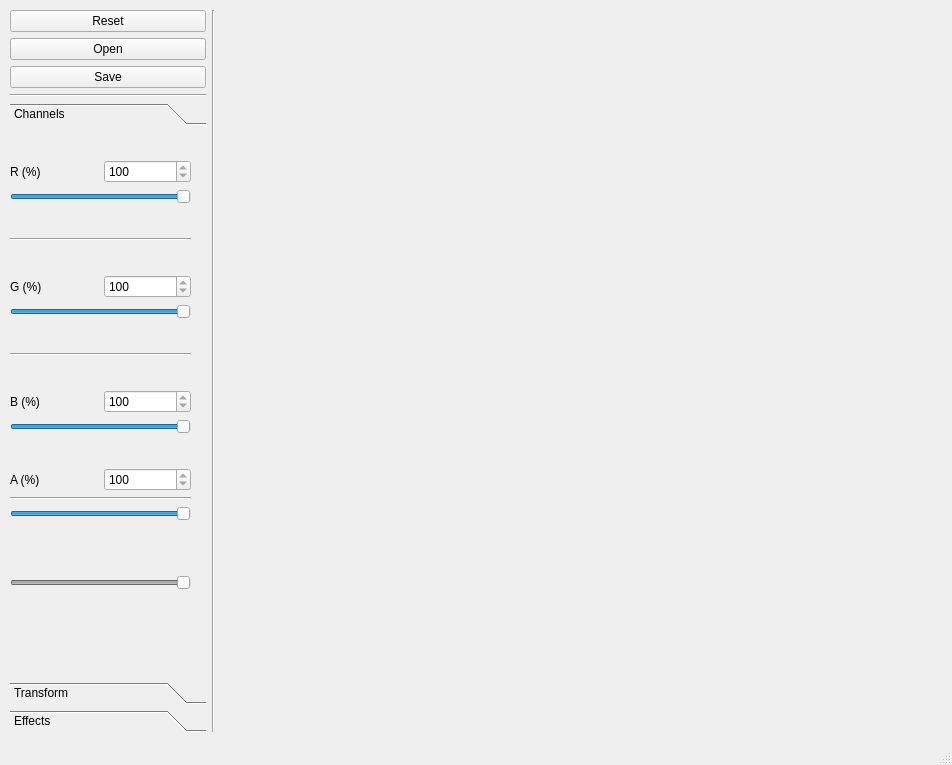
<?xml version="1.0" encoding="UTF-8"?>
<ui version="4.0">
 <class>MainWindow</class>
 <widget class="QMainWindow" name="MainWindow">
  <property name="enabled">
   <bool>true</bool>
  </property>
  <property name="geometry">
   <rect>
    <x>0</x>
    <y>0</y>
    <width>952</width>
    <height>765</height>
   </rect>
  </property>
  <property name="sizePolicy">
   <sizepolicy hsizetype="Fixed" vsizetype="Fixed">
    <horstretch>0</horstretch>
    <verstretch>0</verstretch>
   </sizepolicy>
  </property>
  <property name="minimumSize">
   <size>
    <width>100</width>
    <height>100</height>
   </size>
  </property>
  <property name="maximumSize">
   <size>
    <width>9999</width>
    <height>9999</height>
   </size>
  </property>
  <property name="windowTitle">
   <string>Image Editor 7.8</string>
  </property>
  <widget class="QWidget" name="centralwidget">
   <property name="enabled">
    <bool>true</bool>
   </property>
   <widget class="QWidget" name="layoutWidget">
    <property name="geometry">
     <rect>
      <x>10</x>
      <y>10</y>
      <width>931</width>
      <height>722</height>
     </rect>
    </property>
    <layout class="QHBoxLayout" name="horizontalLayout">
     <item>
      <layout class="QVBoxLayout" name="Menu">
       <item>
        <layout class="QVBoxLayout" name="vlf">
         <item>
          <widget class="QPushButton" name="resetButton">
           <property name="font">
            <font>
             <weight>50</weight>
             <bold>false</bold>
            </font>
           </property>
           <property name="text">
            <string>Reset</string>
           </property>
          </widget>
         </item>
         <item>
          <widget class="QPushButton" name="openButton">
           <property name="text">
            <string>Open</string>
           </property>
          </widget>
         </item>
         <item>
          <widget class="QPushButton" name="saveButton">
           <property name="text">
            <string>Save</string>
           </property>
          </widget>
         </item>
        </layout>
       </item>
       <item>
        <widget class="Line" name="line">
         <property name="orientation">
          <enum>Qt::Horizontal</enum>
         </property>
        </widget>
       </item>
       <item>
        <widget class="QToolBox" name="Tools">
         <property name="font">
          <font>
           <weight>50</weight>
           <italic>false</italic>
           <bold>false</bold>
           <underline>false</underline>
           <strikeout>false</strikeout>
           <kerning>true</kerning>
          </font>
         </property>
         <widget class="QWidget" name="Channels">
          <property name="geometry">
           <rect>
            <x>0</x>
            <y>0</y>
            <width>182</width>
            <height>491</height>
           </rect>
          </property>
          <attribute name="label">
           <string>Channels</string>
          </attribute>
          <widget class="QWidget" name="layoutWidget">
           <property name="geometry">
            <rect>
             <x>0</x>
             <y>1</y>
             <width>181</width>
             <height>491</height>
            </rect>
           </property>
           <layout class="QVBoxLayout" name="verticalLayout">
            <item>
             <layout class="QVBoxLayout" name="R">
              <item>
               <layout class="QHBoxLayout" name="rin">
                <item>
                 <widget class="QLabel" name="r">
                  <property name="text">
                   <string>R (%)</string>
                  </property>
                 </widget>
                </item>
                <item>
                 <widget class="QSpinBox" name="rValue">
                  <property name="readOnly">
                   <bool>true</bool>
                  </property>
                  <property name="maximum">
                   <number>100</number>
                  </property>
                  <property name="value">
                   <number>100</number>
                  </property>
                 </widget>
                </item>
               </layout>
              </item>
              <item>
               <widget class="QSlider" name="rChange">
                <property name="maximum">
                 <number>100</number>
                </property>
                <property name="value">
                 <number>100</number>
                </property>
                <property name="orientation">
                 <enum>Qt::Horizontal</enum>
                </property>
               </widget>
              </item>
             </layout>
            </item>
            <item>
             <widget class="Line" name="line_2">
              <property name="orientation">
               <enum>Qt::Horizontal</enum>
              </property>
             </widget>
            </item>
            <item>
             <layout class="QVBoxLayout" name="G">
              <item>
               <layout class="QHBoxLayout" name="gin">
                <item>
                 <widget class="QLabel" name="g">
                  <property name="text">
                   <string>G (%)</string>
                  </property>
                 </widget>
                </item>
                <item>
                 <widget class="QSpinBox" name="gValue">
                  <property name="readOnly">
                   <bool>true</bool>
                  </property>
                  <property name="maximum">
                   <number>100</number>
                  </property>
                  <property name="value">
                   <number>100</number>
                  </property>
                 </widget>
                </item>
               </layout>
              </item>
              <item>
               <widget class="QSlider" name="gChange">
                <property name="maximum">
                 <number>100</number>
                </property>
                <property name="value">
                 <number>100</number>
                </property>
                <property name="orientation">
                 <enum>Qt::Horizontal</enum>
                </property>
               </widget>
              </item>
             </layout>
            </item>
            <item>
             <widget class="Line" name="line_3">
              <property name="orientation">
               <enum>Qt::Horizontal</enum>
              </property>
             </widget>
            </item>
            <item>
             <layout class="QVBoxLayout" name="B">
              <item>
               <layout class="QHBoxLayout" name="bin">
                <item>
                 <widget class="QLabel" name="b">
                  <property name="text">
                   <string>B (%)</string>
                  </property>
                 </widget>
                </item>
                <item>
                 <widget class="QSpinBox" name="bValue">
                  <property name="readOnly">
                   <bool>true</bool>
                  </property>
                  <property name="accelerated">
                   <bool>false</bool>
                  </property>
                  <property name="maximum">
                   <number>100</number>
                  </property>
                  <property name="value">
                   <number>100</number>
                  </property>
                 </widget>
                </item>
               </layout>
              </item>
              <item>
               <widget class="QSlider" name="bChange">
                <property name="maximum">
                 <number>100</number>
                </property>
                <property name="value">
                 <number>100</number>
                </property>
                <property name="orientation">
                 <enum>Qt::Horizontal</enum>
                </property>
               </widget>
              </item>
             </layout>
            </item>
            <item>
             <layout class="QVBoxLayout" name="Alpha">
              <item>
               <layout class="QHBoxLayout" name="ain">
                <item>
                 <widget class="QLabel" name="al">
                  <property name="text">
                   <string>A (%)</string>
                  </property>
                 </widget>
                </item>
                <item>
                 <widget class="QSpinBox" name="aValue">
                  <property name="readOnly">
                   <bool>true</bool>
                  </property>
                  <property name="maximum">
                   <number>100</number>
                  </property>
                  <property name="value">
                   <number>100</number>
                  </property>
                 </widget>
                </item>
               </layout>
              </item>
              <item>
               <widget class="Line" name="line_5">
                <property name="orientation">
                 <enum>Qt::Horizontal</enum>
                </property>
               </widget>
              </item>
              <item>
               <widget class="QSlider" name="aChange">
                <property name="maximum">
                 <number>100</number>
                </property>
                <property name="value">
                 <number>100</number>
                </property>
                <property name="orientation">
                 <enum>Qt::Horizontal</enum>
                </property>
               </widget>
              </item>
             </layout>
            </item>
            <item>
             <spacer name="horizontalSpacer">
              <property name="orientation">
               <enum>Qt::Horizontal</enum>
              </property>
              <property name="sizeHint" stdset="0">
               <size>
                <width>40</width>
                <height>20</height>
               </size>
              </property>
             </spacer>
            </item>
            <item>
             <widget class="QSlider" name="horizontalSlider">
              <property name="enabled">
               <bool>false</bool>
              </property>
              <property name="maximum">
               <number>100</number>
              </property>
              <property name="value">
               <number>100</number>
              </property>
              <property name="orientation">
               <enum>Qt::Horizontal</enum>
              </property>
             </widget>
            </item>
           </layout>
          </widget>
         </widget>
         <widget class="QWidget" name="Transform">
          <property name="geometry">
           <rect>
            <x>0</x>
            <y>0</y>
            <width>182</width>
            <height>491</height>
           </rect>
          </property>
          <attribute name="label">
           <string>Transform</string>
          </attribute>
          <widget class="QWidget" name="layoutWidget_2">
           <property name="geometry">
            <rect>
             <x>1</x>
             <y>12</y>
             <width>171</width>
             <height>100</height>
            </rect>
           </property>
           <layout class="QVBoxLayout" name="vlt">
            <item>
             <widget class="QPushButton" name="mirrorButton">
              <property name="text">
               <string>Mirror</string>
              </property>
             </widget>
            </item>
            <item>
             <widget class="QPushButton" name="rotateButton">
              <property name="text">
               <string>Rotate</string>
              </property>
             </widget>
            </item>
           </layout>
          </widget>
         </widget>
         <widget class="QWidget" name="Effects">
          <property name="geometry">
           <rect>
            <x>0</x>
            <y>0</y>
            <width>182</width>
            <height>491</height>
           </rect>
          </property>
          <attribute name="label">
           <string>Effects</string>
          </attribute>
          <widget class="QWidget" name="layoutWidget_3">
           <property name="geometry">
            <rect>
             <x>0</x>
             <y>4</y>
             <width>171</width>
             <height>304</height>
            </rect>
           </property>
           <layout class="QVBoxLayout" name="vle">
            <item>
             <widget class="QPushButton" name="negativeButton">
              <property name="text">
               <string>Negative</string>
              </property>
             </widget>
            </item>
            <item>
             <widget class="QPushButton" name="grayscaleButton">
              <property name="text">
               <string>Grayscale</string>
              </property>
             </widget>
            </item>
            <item>
             <widget class="QPushButton" name="rgbToBgrButton">
              <property name="text">
               <string>RGB to BGR</string>
              </property>
             </widget>
            </item>
            <item>
             <widget class="QPushButton" name="quantizeButton">
              <property name="text">
               <string>Quantize</string>
              </property>
             </widget>
            </item>
            <item>
             <widget class="QPushButton" name="blurButton">
              <property name="text">
               <string>Gaussian blur</string>
              </property>
             </widget>
            </item>
            <item>
             <widget class="QPushButton" name="colorAdjustButton">
              <property name="text">
               <string>Color adjust</string>
              </property>
             </widget>
            </item>
            <item>
             <widget class="QPushButton" name="contrastButton">
              <property name="text">
               <string>Contrast</string>
              </property>
             </widget>
            </item>
            <item>
             <widget class="QPushButton" name="brightnessButton">
              <property name="text">
               <string>Brightness</string>
              </property>
             </widget>
            </item>
            <item>
             <widget class="QPushButton" name="sharpnessButton">
              <property name="text">
               <string>Sharpness</string>
              </property>
             </widget>
            </item>
           </layout>
          </widget>
         </widget>
        </widget>
       </item>
      </layout>
     </item>
     <item>
      <widget class="Line" name="line_4">
       <property name="orientation">
        <enum>Qt::Vertical</enum>
       </property>
      </widget>
     </item>
     <item>
      <widget class="QLabel" name="imageView">
       <property name="sizePolicy">
        <sizepolicy hsizetype="Fixed" vsizetype="Fixed">
         <horstretch>0</horstretch>
         <verstretch>0</verstretch>
        </sizepolicy>
       </property>
       <property name="minimumSize">
        <size>
         <width>720</width>
         <height>720</height>
        </size>
       </property>
       <property name="text">
        <string/>
       </property>
      </widget>
     </item>
    </layout>
   </widget>
  </widget>
  <widget class="QStatusBar" name="statusbar"/>
 </widget>
 <resources/>
 <connections/>
 <buttongroups>
  <buttongroup name="buttonGroup"/>
 </buttongroups>
</ui>
